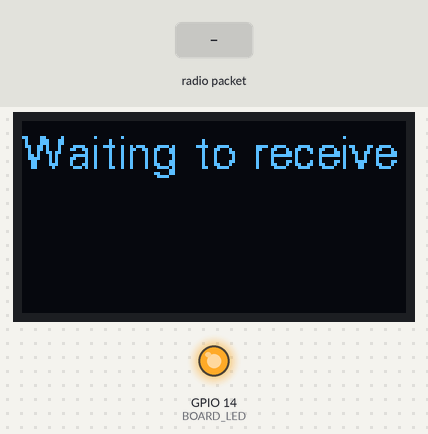
Bench run of a sketch on a simulated ESP32. Parts: 128×64 one-colour display, output pins drawn as LEDs (lit = HIGH). Inputs (shaded band) come from the test bench. No radio packets arrive unless stated; what the sketch prints to the serial monitor is not drawn.

Above: at 5.8 s.
5.9 s: radio packet "1" arrives
At 7.1 s:
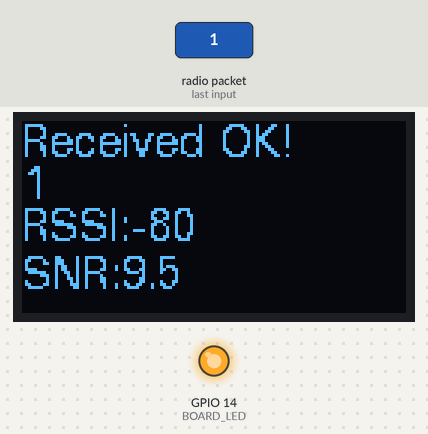
7.4 s: radio packet "0" arrives
At 8.5 s:
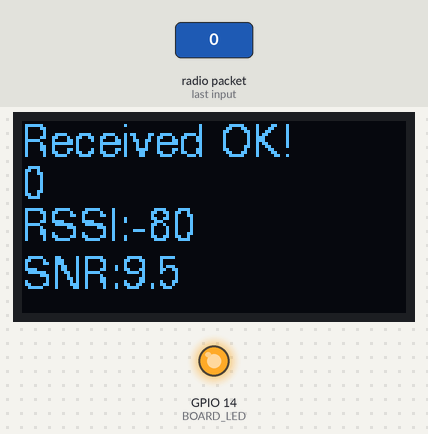
8.9 s: radio packet "2" arrives
At 9.6 s:
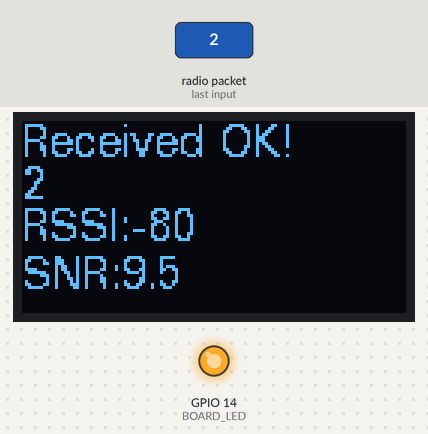
Timing chart, 0 to 11.9 s (numbered marks = the images above; inputs shaded):
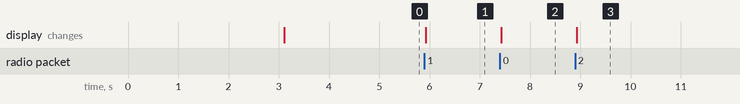

The sketch:

LoRaReceiver.ino
```cpp
#include <LoRa.h> //header file que permite trabajar con dispositivos LoRa
#include "boards.h" //header file para configurar dispositivo
#include <ArduinoJson.hpp> //libreria para trabajar con json
#include <ArduinoJson.h>
String json; //representa mensaje recibido, en un principio es un string pero como trae formato de json se puede convertir a json

void setup()
{
    //inicializar dispositivo
    initBoard();
    // When the power is turned on, a delay is required.
    delay(1500);

    Serial.println("LoRa Receiver");

    LoRa.setPins(RADIO_CS_PIN, RADIO_RST_PIN, RADIO_DI0_PIN);
    if (!LoRa.begin(LoRa_frequency)) {
        Serial.println("Starting LoRa failed!");
        while (1);
    }

}

void loop()
{
    // try to parse packet
    int packetSize = LoRa.parsePacket();
    if (packetSize) {
        // se recibio un paquete de datos

        String recv = ""; //mensaje reibido es un string (en formato json)
        // read packet
        while (LoRa.available()) {
            recv += (char)LoRa.read(); //guardar mensaje recibido en variable recv
        }

        StaticJsonDocument<400> doc; //crea objeto que permite codificar mensaje recibido (string) a json

        //si se desea cnvertir de string a json en se descomentan las siguientes lineas de codigo
        //en nuestro caso la conversion de string a json se hace con un programa de python
        //DeserializationError error = deserializeJson(doc,recv);
        //if (error) {
          //Serial.println("error");
          //return;}

        //if (doc["id"] != 4){
          //  Serial.print("mensaje no es de equipo 4");
          //} else {
           // Serial.print(recv);

            //}


        Serial.println(recv); //enviar mensaje recibido por counicacion serial a programa de python

//las siguientes lineas solo son utiles si se cuenta con un display
#ifdef HAS_DISPLAY
        if (u8g2) {
            u8g2->clearBuffer();
            char buf[256];
            u8g2->drawStr(0, 12, "Received OK!");
            u8g2->drawStr(0, 26, recv.c_str());
            snprintf(buf, sizeof(buf), "RSSI:%i", LoRa.packetRssi());
            u8g2->drawStr(0, 40, buf);
            snprintf(buf, sizeof(buf), "SNR:%.1f", LoRa.packetSnr());
            u8g2->drawStr(0, 56, buf);
            u8g2->sendBuffer();
        }
#endif
    }
}
```

boards.h
```cpp
#include <Arduino.h>
#include <SPI.h>
#include <Wire.h>
#include "utilities.h"

#ifdef HAS_SDCARD
#include <SD.h>
#include <FS.h>
#endif

#ifdef HAS_DISPLAY
#include <U8g2lib.h>
U8G2_SSD1306_128X64_NONAME_F_HW_I2C *u8g2 = nullptr;
#endif

#if defined(LILYGO_TBeam_V1_0) || defined(LILYGO_TBeam_V1_1)
#include <axp20x.h>
AXP20X_Class PMU;

bool initPMU()
{
    if (PMU.begin(Wire, AXP192_SLAVE_ADDRESS) == AXP_FAIL) {
        return false;
    }
    /*
     * The charging indicator can be turned on or off
     * * * */
    // PMU.setChgLEDMode(LED_BLINK_4HZ);

    /*
    * The default ESP32 power supply has been turned on,
    * no need to set, please do not set it, if it is turned off,
    * it will not be able to program
    *
    *   PMU.setDCDC3Voltage(3300);
    *   PMU.setPowerOutPut(AXP192_DCDC3, AXP202_ON);
    *
    * * * */

    /*
     *   Turn off unused power sources to save power
     * **/

    PMU.setPowerOutPut(AXP192_DCDC1, AXP202_OFF);
    PMU.setPowerOutPut(AXP192_DCDC2, AXP202_OFF);
    PMU.setPowerOutPut(AXP192_LDO2, AXP202_OFF);
    PMU.setPowerOutPut(AXP192_LDO3, AXP202_OFF);
    PMU.setPowerOutPut(AXP192_EXTEN, AXP202_OFF);

    /*
     * Set the power of LoRa and GPS module to 3.3V
     **/
    PMU.setLDO2Voltage(3300);   //LoRa VDD
    PMU.setLDO3Voltage(3300);   //GPS  VDD
    PMU.setDCDC1Voltage(3300);  //3.3V Pin next to 21 and 22 is controlled by DCDC1

    PMU.setPowerOutPut(AXP192_DCDC1, AXP202_ON);
    PMU.setPowerOutPut(AXP192_LDO2, AXP202_ON);
    PMU.setPowerOutPut(AXP192_LDO3, AXP202_ON);

    pinMode(PMU_IRQ, INPUT_PULLUP);
    attachInterrupt(PMU_IRQ, [] {
        // pmu_irq = true;
    }, FALLING);

    PMU.adc1Enable(AXP202_VBUS_VOL_ADC1 |
                   AXP202_VBUS_CUR_ADC1 |
                   AXP202_BATT_CUR_ADC1 |
                   AXP202_BATT_VOL_ADC1,
                   AXP202_ON);

    PMU.enableIRQ(AXP202_VBUS_REMOVED_IRQ |
                  AXP202_VBUS_CONNECT_IRQ |
                  AXP202_BATT_REMOVED_IRQ |
                  AXP202_BATT_CONNECT_IRQ,
                  AXP202_ON);
    PMU.clearIRQ();

    return true;
}

void disablePeripherals()
{
    PMU.setPowerOutPut(AXP192_DCDC1, AXP202_OFF);
    PMU.setPowerOutPut(AXP192_LDO2, AXP202_OFF);
    PMU.setPowerOutPut(AXP192_LDO3, AXP202_OFF);
}
#else
#define initPMU()
#define disablePeripherals()
#endif

SPIClass SDSPI(HSPI);


void initBoard()
{
    Serial.begin(115200);
    Serial.println("initBoard");
    SPI.begin(RADIO_SCLK_PIN, RADIO_MISO_PIN, RADIO_MOSI_PIN);
    Wire.begin(I2C_SDA, I2C_SCL);

#ifdef HAS_GPS
    Serial1.begin(GPS_BAUD_RATE, SERIAL_8N1, GPS_RX_PIN, GPS_TX_PIN);
#endif

#if OLED_RST
    pinMode(OLED_RST, OUTPUT);
    digitalWrite(OLED_RST, HIGH); delay(20);
    digitalWrite(OLED_RST, LOW);  delay(20);
    digitalWrite(OLED_RST, HIGH); delay(20);
#endif

    initPMU();


#ifdef BOARD_LED
    /*
    * T-BeamV1.0, V1.1 LED defaults to low level as trun on,
    * so it needs to be forced to pull up
    * * * * */
#if LED_ON == LOW
    gpio_hold_dis(GPIO_NUM_4);
#endif
    pinMode(BOARD_LED, OUTPUT);
    digitalWrite(BOARD_LED, LED_ON);
#endif


#ifdef HAS_DISPLAY
    Wire.beginTransmission(0x3C);
    if (Wire.endTransmission() == 0) {
        Serial.println("Started OLED");
        u8g2 = new U8G2_SSD1306_128X64_NONAME_F_HW_I2C(U8G2_R0, U8X8_PIN_NONE);
        u8g2->begin();
        u8g2->clearBuffer();
        u8g2->setFlipMode(0);
        u8g2->setFontMode(1); // Transparent
        u8g2->setDrawColor(1);
        u8g2->setFontDirection(0);
        u8g2->firstPage();
        do {
            u8g2->setFont(u8g2_font_inb19_mr);
            u8g2->drawStr(0, 30, "LilyGo");
            u8g2->drawHLine(2, 35, 47);
            u8g2->drawHLine(3, 36, 47);
            u8g2->drawVLine(45, 32, 12);
            u8g2->drawVLine(46, 33, 12);
            u8g2->setFont(u8g2_font_inb19_mf);
            u8g2->drawStr(58, 60, "LoRa");
        } while ( u8g2->nextPage() );
        u8g2->sendBuffer();
        u8g2->setFont(u8g2_font_fur11_tf);
        delay(3000);
    }
#endif


#ifdef HAS_SDCARD
    if (u8g2) {
        u8g2->setFont(u8g2_font_ncenB08_tr);
    }
    pinMode(SDCARD_MISO, INPUT_PULLUP);
    SDSPI.begin(SDCARD_SCLK, SDCARD_MISO, SDCARD_MOSI, SDCARD_CS);
    if (u8g2) {
        u8g2->clearBuffer();
    }

    if (!SD.begin(SDCARD_CS, SDSPI)) {

        Serial.println("setupSDCard FAIL");
        if (u8g2) {
            do {
                u8g2->setCursor(0, 16);
                u8g2->println( "SDCard FAILED");;
            } while ( u8g2->nextPage() );
        }

    } else {
        uint32_t cardSize = SD.cardSize() / (1024 * 1024);
        if (u8g2) {
            do {
                u8g2->setCursor(0, 16);
                u8g2->print( "SDCard:");;
                u8g2->print(cardSize / 1024.0);;
                u8g2->println(" GB");;
            } while ( u8g2->nextPage() );
        }

        Serial.print("setupSDCard PASS . SIZE = ");
        Serial.print(cardSize / 1024.0);
        Serial.println(" GB");
    }
    if (u8g2) {
        u8g2->sendBuffer();
    }
    delay(3000);
#endif

    if (u8g2) {
        u8g2->clearBuffer();
        do {
            u8g2->setCursor(0, 16);
            u8g2->println( "Waiting to receive data");;
        } while ( u8g2->nextPage() );
    }


}
```

utilities.h
```cpp
#pragma once

/*
* arduinoLoRa Library just only support SX1276/Sx1278,Not support SX1262
* */
#define LILYGO_TBeam_V0_7
// #define LILYGO_TBeam_V1_0
// #define LILYGO_TBeam_V1_1
// #define LILYGO_T3_V1_0
// #define LILYGO_T3_V1_3
// #define LILYGO_T3_V1_6
// #define LILYGO_T3_V2_0
// #define LILYGO_T95_V1_0

/*
* if you need to change it,
* please open this note and change to the frequency you need to test
* Option: 433E6,470E6,868E6,915E6
* */

#define LoRa_frequency      915E6


#define UNUSE_PIN                   (0)

#if defined(LILYGO_TBeam_V0_7)
#define GPS_RX_PIN                  12
#define GPS_TX_PIN                  15
#define BUTTON_PIN                  39
#define BUTTON_PIN_MASK             GPIO_SEL_39
#define I2C_SDA                     21
#define I2C_SCL                     22

#define RADIO_SCLK_PIN               5
#define RADIO_MISO_PIN              19
#define RADIO_MOSI_PIN              27
#define RADIO_CS_PIN                18
#define RADIO_DI0_PIN               26
#define RADIO_RST_PIN               23
#define RADIO_DIO1_PIN              33
#define RADIO_BUSY_PIN              32

#define BOARD_LED                   14
#define LED_ON                      HIGH
#define LED_OFF                     LOW

#define GPS_BAUD_RATE               9600
#define HAS_GPS
#define HAS_DISPLAY                 //Optional, bring your own board, no OLED !!

#elif defined(LILYGO_TBeam_V1_0) || defined(LILYGO_TBeam_V1_1)

#define GPS_RX_PIN                  34
#define GPS_TX_PIN                  12
#define BUTTON_PIN                  38
#define BUTTON_PIN_MASK             GPIO_SEL_38
#define I2C_SDA                     21
#define I2C_SCL                     22
#define PMU_IRQ                     35

#define RADIO_SCLK_PIN               5
#define RADIO_MISO_PIN              19
#define RADIO_MOSI_PIN              27
#define RADIO_CS_PIN                18
#define RADIO_DI0_PIN               26
#define RADIO_RST_PIN               23
#define RADIO_DIO1_PIN              33
#define RADIO_BUSY_PIN              32

#define BOARD_LED                   4
#define LED_ON                      LOW
#define LED_OFF                     HIGH

#define GPS_BAUD_RATE               9600
#define HAS_GPS
#define HAS_DISPLAY                 //Optional, bring your own board, no OLED !!

#elif defined(LILYGO_T3_V1_0)
#define I2C_SDA                     4
#define I2C_SCL                     15
#define OLED_RST                    16

#define RADIO_SCLK_PIN              5
#define RADIO_MISO_PIN              19
#define RADIO_MOSI_PIN              27
#define RADIO_CS_PIN                18
#define RADIO_DI0_PIN               26
#define RADIO_RST_PIN               14
#define RADIO_DIO1_PIN              33
#define RADIO_BUSY_PIN              32

#define HAS_DISPLAY

#elif defined(LILYGO_T3_V1_3)

#define I2C_SDA                     21
#define I2C_SCL                     22
#define OLED_RST                    UNUSE_PIN

#define RADIO_SCLK_PIN              5
#define RADIO_MISO_PIN              19
#define RADIO_MOSI_PIN              27
#define RADIO_CS_PIN                18
#define RADIO_DI0_PIN               26
#define RADIO_RST_PIN               14
#define RADIO_DIO1_PIN              33
#define RADIO_BUSY_PIN              32

#define ADC_PIN                     35

#define HAS_DISPLAY

#elif defined(LILYGO_T3_V1_6)
#define I2C_SDA                     21
#define I2C_SCL                     22
#define OLED_RST                    UNUSE_PIN

#define RADIO_SCLK_PIN              5
#define RADIO_MISO_PIN              19
#define RADIO_MOSI_PIN              27
#define RADIO_CS_PIN                18
#define RADIO_DI0_PIN               26
#define RADIO_RST_PIN               23
#define RADIO_DIO1_PIN              33
#define RADIO_BUSY_PIN              32

#define SDCARD_MOSI                 15
#define SDCARD_MISO                 2
#define SDCARD_SCLK                 14
#define SDCARD_CS                   13

#define BOARD_LED                   25
#define LED_ON                      HIGH

#define ADC_PIN                     35

#define HAS_SDCARD
#define HAS_DISPLAY

#elif defined(LILYGO_T3_V2_0)
#define I2C_SDA                     21
#define I2C_SCL                     22
#define OLED_RST                    UNUSE_PIN

#define RADIO_SCLK_PIN              5
#define RADIO_MISO_PIN              19
#define RADIO_MOSI_PIN              27
#define RADIO_CS_PIN                18
#define RADIO_DI0_PIN               26
#define RADIO_RST_PIN               14
#define RADIO_DIO1_PIN              UNUSE_PIN
#define RADIO_BUSY_PIN              UNUSE_PIN

#define SDCARD_MOSI                 15
#define SDCARD_MISO                 2
#define SDCARD_SCLK                 14
#define SDCARD_CS                   13

#define BOARD_LED                   0
#define LED_ON                      LOW

#define HAS_DISPLAY
#define HAS_SDCARD

#elif defined(LILYGO_T95_V1_0)

#define I2C_SDA                     21
#define I2C_SCL                     22
#define OLED_RST                    UNUSE_PIN

#define RADIO_SCLK_PIN              18
#define RADIO_MISO_PIN              19
#define RADIO_MOSI_PIN              23
#define RADIO_CS_PIN                5
#define RADIO_DI0_PIN               26
#define RADIO_RST_PIN               4
#define RADIO_DIO1_PIN              33
#define RADIO_DIO2_PIN              32
#define RADIO_BUSY_PIN              UNUSE_PIN

#define ADC_PIN                     35
#define HAS_DISPLAY

#else
#error "Please select the version you purchased in utilities.h"
#endif
```

Measured:
- after the input at 5.9 s, the display: changes at once (image 1)
- after the input at 7.4 s, the display: changes at once (image 2)
- after the input at 8.9 s, the display: changes at once (image 3)
